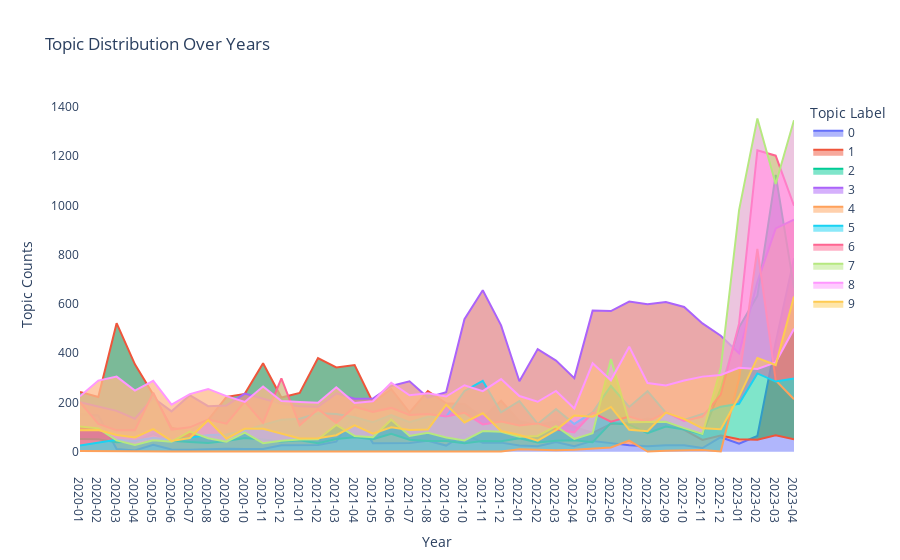

Write notebook code for a chart like this one.
### Code cell
import pandas as pd
import plotly.express as px

# Assuming you already have the 'df' DataFrame with 'date' and 'topic_label' columns

# Extract the year from the 'date' column
df['year'] = df['date'].dt.year

# Count the occurrences of each topic label for each year
topic_counts = df.groupby(['year_month', 'topic_label']).size().reset_index(name='count')

# Create an interactive line plot using Plotly
fig = px.line(topic_counts, x='year_month', y='count', color='topic_label', line_group='topic_label', 
              labels={'year_month': 'Year', 'count': 'Topic Counts'}, title='Topic Distribution Over Years')

# Add filled area under the lines
fig.update_traces(fill='tonexty')

fig.update_layout(
    hovermode='x',  # Show hover information for x-axis
    xaxis=dict(type='category'),  # Use categorical x-axis
    legend_title='Topic Label',
    showlegend=True,
    plot_bgcolor='white'  # Set plot background color
)

fig.show()

### Figure 1 — Plotly figure (JSON) as saved in the notebook; plotly's stock layout.template omitted (floating-point values rounded to 4 significant figures)
{"data": [{"fill": "tonexty", "hovertemplate": "topic_label=0<br>Year=%{x}<br>Topic Counts=%{y}<extra></extra>", "legendgroup": "0", "line": {"color": "#636efa", "dash": "solid"}, "marker": {"symbol": "circle"}, "mode": "lines", "name": "0", "orientation": "v", "showlegend": true, "type": "scatter", "x": ["2020-01", "2020-02", "2020-03", "2020-04", "2020-05", "2020-06", "2020-07", "2020-08", "2020-09", "2020-10", "2020-11", "2020-12", "2021-01", "2021-02", "2021-03", "2021-04", "2021-05", "2021-06", "2021-07", "2021-08", "2021-09", "2021-10", "2021-11", "2021-12", "2022-01", "2022-02", "2022-03", "2022-04", "2022-05", "2022-06", "2022-07", "2022-08", "2022-09", "2022-10", "2022-11", "2022-12", "2023-01", "2023-02", "2023-03", "2023-04"], "xaxis": "x", "y": [152, 147, 11, 5, 28, 9, 8, 10, 12, 11, 11, 26, 28, 27, 41, 153, 35, 36, 36, 45, 25, 72, 37, 37, 25, 22, 39, 22, 44, 35, 26, 22, 26, 26, 15, 59, 33, 64, 444, 786], "yaxis": "y"}, {"fill": "tonexty", "hovertemplate": "topic_label=1<br>Year=%{x}<br>Topic Counts=%{y}<extra></extra>", "legendgroup": "1", "line": {"color": "#EF553B", "dash": "solid"}, "marker": {"symbol": "circle"}, "mode": "lines", "name": "1", "orientation": "v", "showlegend": true, "type": "scatter", "x": ["2020-01", "2020-02", "2020-03", "2020-04", "2020-05", "2020-06", "2020-07", "2020-08", "2020-09", "2020-10", "2020-11", "2020-12", "2021-01", "2021-02", "2021-03", "2021-04", "2021-05", "2021-06", "2021-07", "2021-08", "2021-09", "2021-10", "2021-11", "2021-12", "2022-01", "2022-02", "2022-03", "2022-04", "2022-05", "2022-06", "2022-07", "2022-08", "2022-09", "2022-10", "2022-11", "2022-12", "2023-01", "2023-02", "2023-03", "2023-04"], "xaxis": "x", "y": [243, 222, 522, 355, 232, 98, 83, 129, 223, 235, 359, 220, 239, 380, 342, 352, 200, 254, 160, 246, 197, 194, 138, 207, 124, 108, 124, 102, 77, 113, 117, 135, 124, 89, 48, 66, 51, 49, 67, 51], "yaxis": "y"}, {"fill": "tonexty", "hovertemplate": "topic_label=2<br>Year=%{x}<br>Topic Counts=%{y}<extra></extra>", "legendgroup": "2", "line": {"color": "#00cc96", "dash": "solid"}, "marker": {"symbol": "circle"}, "mode": "lines", "name": "2", "orientation": "v", "showlegend": true, "type": "scatter", "x": ["2020-01", "2020-02", "2020-03", "2020-04", "2020-05", "2020-06", "2020-07", "2020-08", "2020-09", "2020-10", "2020-11", "2020-12", "2021-01", "2021-02", "2021-03", "2021-04", "2021-05", "2021-06", "2021-07", "2021-08", "2021-09", "2021-10", "2021-11", "2021-12", "2022-01", "2022-02", "2022-03", "2022-04", "2022-05", "2022-06", "2022-07", "2022-08", "2022-09", "2022-10", "2022-11", "2022-12", "2023-01", "2023-02", "2023-03", "2023-04"], "xaxis": "x", "y": [52, 51, 39, 42, 72, 45, 40, 36, 44, 56, 50, 42, 47, 35, 52, 59, 51, 73, 49, 44, 44, 35, 44, 43, 55, 38, 45, 47, 39, 117, 110, 75, 102, 90, 71, 256, 505, 633, 1124, 665], "yaxis": "y"}, {"fill": "tonexty", "hovertemplate": "topic_label=3<br>Year=%{x}<br>Topic Counts=%{y}<extra></extra>", "legendgroup": "3", "line": {"color": "#ab63fa", "dash": "solid"}, "marker": {"symbol": "circle"}, "mode": "lines", "name": "3", "orientation": "v", "showlegend": true, "type": "scatter", "x": ["2020-01", "2020-02", "2020-03", "2020-04", "2020-05", "2020-06", "2020-07", "2020-08", "2020-09", "2020-10", "2020-11", "2020-12", "2021-01", "2021-02", "2021-03", "2021-04", "2021-05", "2021-06", "2021-07", "2021-08", "2021-09", "2021-10", "2021-11", "2021-12", "2022-01", "2022-02", "2022-03", "2022-04", "2022-05", "2022-06", "2022-07", "2022-08", "2022-09", "2022-10", "2022-11", "2022-12", "2023-01", "2023-02", "2023-03", "2023-04"], "xaxis": "x", "y": [201, 184, 166, 134, 219, 164, 229, 185, 188, 236, 216, 195, 185, 183, 237, 215, 216, 267, 286, 220, 242, 538, 656, 513, 286, 417, 370, 299, 573, 571, 610, 599, 608, 588, 521, 471, 400, 689, 907, 942], "yaxis": "y"}, {"fill": "tonexty", "hovertemplate": "topic_label=4<br>Year=%{x}<br>Topic Counts=%{y}<extra></extra>", "legendgroup": "4", "line": {"color": "#FFA15A", "dash": "solid"}, "marker": {"symbol": "circle"}, "mode": "lines", "name": "4", "orientation": "v", "showlegend": true, "type": "scatter", "x": ["2020-01", "2020-02", "2020-04", "2020-06", "2020-10", "2020-11", "2020-12", "2021-01", "2021-09", "2021-12", "2022-01", "2022-03", "2022-04", "2022-06", "2022-07", "2022-08", "2022-09", "2022-10", "2022-11", "2022-12", "2023-01", "2023-02", "2023-03", "2023-04"], "xaxis": "x", "y": [3, 2, 1, 1, 1, 1, 1, 1, 1, 1, 10, 6, 8, 17, 45, 1, 4, 4, 7, 1, 296, 824, 290, 213], "yaxis": "y"}, {"fill": "tonexty", "hovertemplate": "topic_label=5<br>Year=%{x}<br>Topic Counts=%{y}<extra></extra>", "legendgroup": "5", "line": {"color": "#19d3f3", "dash": "solid"}, "marker": {"symbol": "circle"}, "mode": "lines", "name": "5", "orientation": "v", "showlegend": true, "type": "scatter", "x": ["2020-01", "2020-02", "2020-03", "2020-04", "2020-05", "2020-06", "2020-07", "2020-08", "2020-09", "2020-10", "2020-11", "2020-12", "2021-01", "2021-02", "2021-03", "2021-04", "2021-05", "2021-06", "2021-07", "2021-08", "2021-09", "2021-10", "2021-11", "2021-12", "2022-01", "2022-02", "2022-03", "2022-04", "2022-05", "2022-06", "2022-07", "2022-08", "2022-09", "2022-10", "2022-11", "2022-12", "2023-01", "2023-02", "2023-03", "2023-04"], "xaxis": "x", "y": [25, 36, 49, 44, 57, 47, 59, 68, 70, 86, 109, 130, 134, 156, 153, 140, 120, 149, 120, 142, 142, 247, 288, 160, 206, 113, 173, 113, 160, 267, 182, 246, 159, 129, 153, 183, 195, 318, 285, 297], "yaxis": "y"}, {"fill": "tonexty", "hovertemplate": "topic_label=6<br>Year=%{x}<br>Topic Counts=%{y}<extra></extra>", "legendgroup": "6", "line": {"color": "#FF6692", "dash": "solid"}, "marker": {"symbol": "circle"}, "mode": "lines", "name": "6", "orientation": "v", "showlegend": true, "type": "scatter", "x": ["2020-01", "2020-02", "2020-03", "2020-04", "2020-05", "2020-06", "2020-07", "2020-08", "2020-09", "2020-10", "2020-11", "2020-12", "2021-01", "2021-02", "2021-03", "2021-04", "2021-05", "2021-06", "2021-07", "2021-08", "2021-09", "2021-10", "2021-11", "2021-12", "2022-01", "2022-02", "2022-03", "2022-04", "2022-05", "2022-06", "2022-07", "2022-08", "2022-09", "2022-10", "2022-11", "2022-12", "2023-01", "2023-02", "2023-03", "2023-04"], "xaxis": "x", "y": [201, 113, 87, 87, 240, 90, 99, 131, 114, 204, 117, 298, 107, 173, 117, 183, 162, 178, 149, 153, 143, 158, 111, 123, 107, 115, 91, 78, 158, 122, 143, 121, 160, 125, 143, 232, 520, 1224, 1202, 999], "yaxis": "y"}, {"fill": "tonexty", "hovertemplate": "topic_label=7<br>Year=%{x}<br>Topic Counts=%{y}<extra></extra>", "legendgroup": "7", "line": {"color": "#B6E880", "dash": "solid"}, "marker": {"symbol": "circle"}, "mode": "lines", "name": "7", "orientation": "v", "showlegend": true, "type": "scatter", "x": ["2020-01", "2020-02", "2020-03", "2020-04", "2020-05", "2020-06", "2020-07", "2020-08", "2020-09", "2020-10", "2020-11", "2020-12", "2021-01", "2021-02", "2021-03", "2021-04", "2021-05", "2021-06", "2021-07", "2021-08", "2021-09", "2021-10", "2021-11", "2021-12", "2022-01", "2022-02", "2022-03", "2022-04", "2022-05", "2022-06", "2022-07", "2022-08", "2022-09", "2022-10", "2022-11", "2022-12", "2023-01", "2023-02", "2023-03", "2023-04"], "xaxis": "x", "y": [103, 95, 46, 28, 47, 41, 82, 55, 41, 78, 35, 45, 50, 51, 109, 64, 59, 130, 64, 77, 58, 46, 84, 81, 61, 64, 104, 52, 75, 376, 120, 120, 122, 96, 72, 340, 981, 1353, 1087, 1346], "yaxis": "y"}, {"fill": "tonexty", "hovertemplate": "topic_label=8<br>Year=%{x}<br>Topic Counts=%{y}<extra></extra>", "legendgroup": "8", "line": {"color": "#FF97FF", "dash": "solid"}, "marker": {"symbol": "circle"}, "mode": "lines", "name": "8", "orientation": "v", "showlegend": true, "type": "scatter", "x": ["2020-01", "2020-02", "2020-03", "2020-04", "2020-05", "2020-06", "2020-07", "2020-08", "2020-09", "2020-10", "2020-11", "2020-12", "2021-01", "2021-02", "2021-03", "2021-04", "2021-05", "2021-06", "2021-07", "2021-08", "2021-09", "2021-10", "2021-11", "2021-12", "2022-01", "2022-02", "2022-03", "2022-04", "2022-05", "2022-06", "2022-07", "2022-08", "2022-09", "2022-10", "2022-11", "2022-12", "2023-01", "2023-02", "2023-03", "2023-04"], "xaxis": "x", "y": [225, 289, 305, 248, 288, 191, 234, 255, 226, 202, 265, 206, 202, 199, 262, 198, 205, 280, 229, 237, 224, 270, 246, 295, 226, 203, 247, 176, 359, 290, 426, 279, 269, 289, 305, 312, 341, 336, 363, 499], "yaxis": "y"}, {"fill": "tonexty", "hovertemplate": "topic_label=9<br>Year=%{x}<br>Topic Counts=%{y}<extra></extra>", "legendgroup": "9", "line": {"color": "#FECB52", "dash": "solid"}, "marker": {"symbol": "circle"}, "mode": "lines", "name": "9", "orientation": "v", "showlegend": true, "type": "scatter", "x": ["2020-01", "2020-02", "2020-03", "2020-04", "2020-05", "2020-06", "2020-07", "2020-08", "2020-09", "2020-10", "2020-11", "2020-12", "2021-01", "2021-02", "2021-03", "2021-04", "2021-05", "2021-06", "2021-07", "2021-08", "2021-09", "2021-10", "2021-11", "2021-12", "2022-01", "2022-02", "2022-03", "2022-04", "2022-05", "2022-06", "2022-07", "2022-08", "2022-09", "2022-10", "2022-11", "2022-12", "2023-01", "2023-02", "2023-03", "2023-04"], "xaxis": "x", "y": [87, 88, 68, 58, 92, 44, 56, 128, 53, 93, 93, 75, 54, 55, 67, 107, 73, 99, 88, 90, 191, 119, 156, 84, 68, 45, 88, 147, 142, 182, 89, 83, 159, 133, 95, 91, 224, 381, 352, 630], "yaxis": "y"}], "layout": {"autosize": true, "hovermode": "x", "legend": {"title": {"text": "Topic Label"}, "tracegroupgap": 0}, "plot_bgcolor": "white", "showlegend": true, "title": {"text": "Topic Distribution Over Years"}, "xaxis": {"anchor": "y", "autorange": true, "domain": [0, 1], "range": [0, 39], "title": {"text": "Year"}, "type": "category"}, "yaxis": {"anchor": "x", "autorange": true, "domain": [0, 1], "range": [-74.11, 1428.0], "title": {"text": "Topic Counts"}, "type": "linear"}}}
